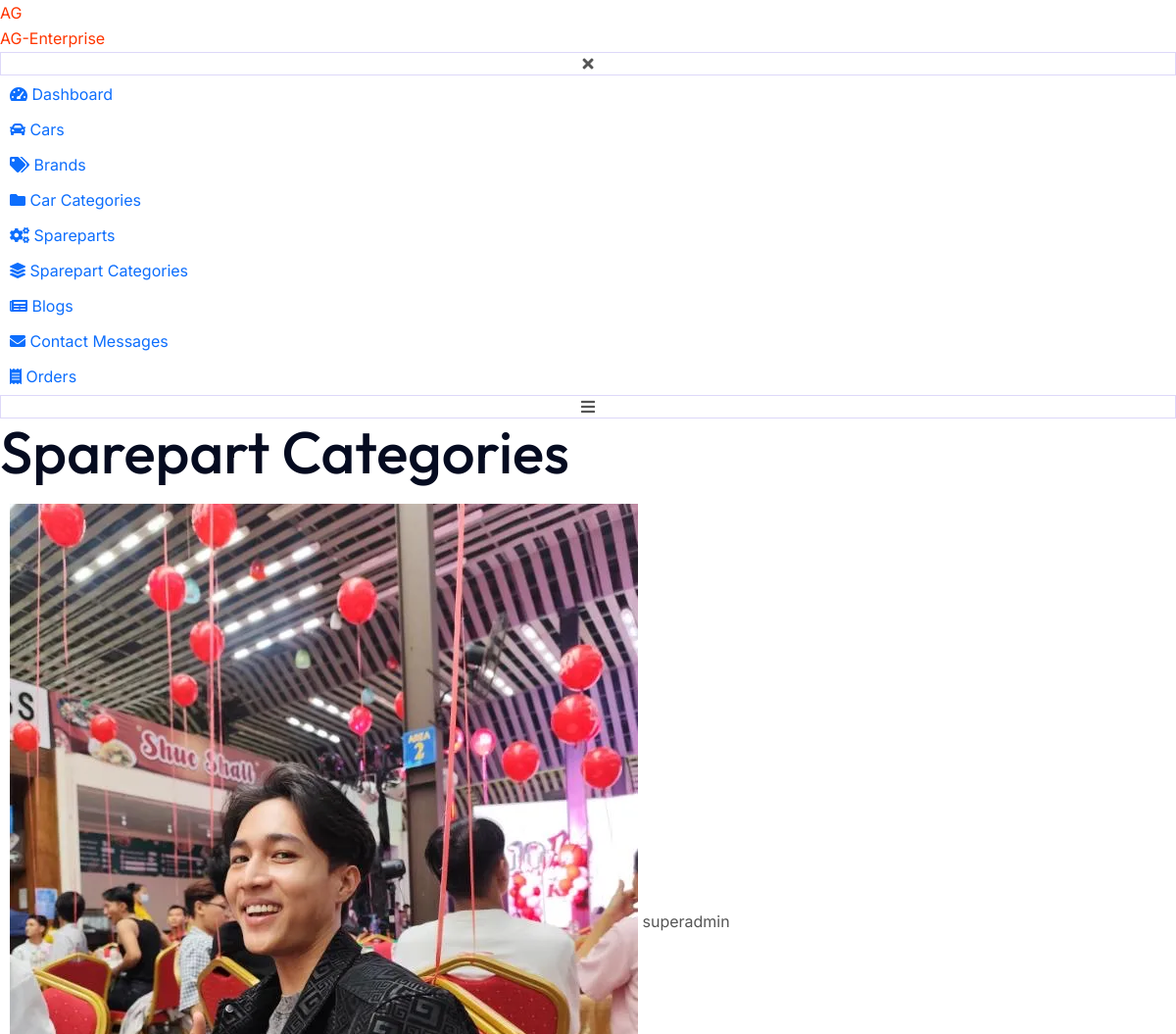
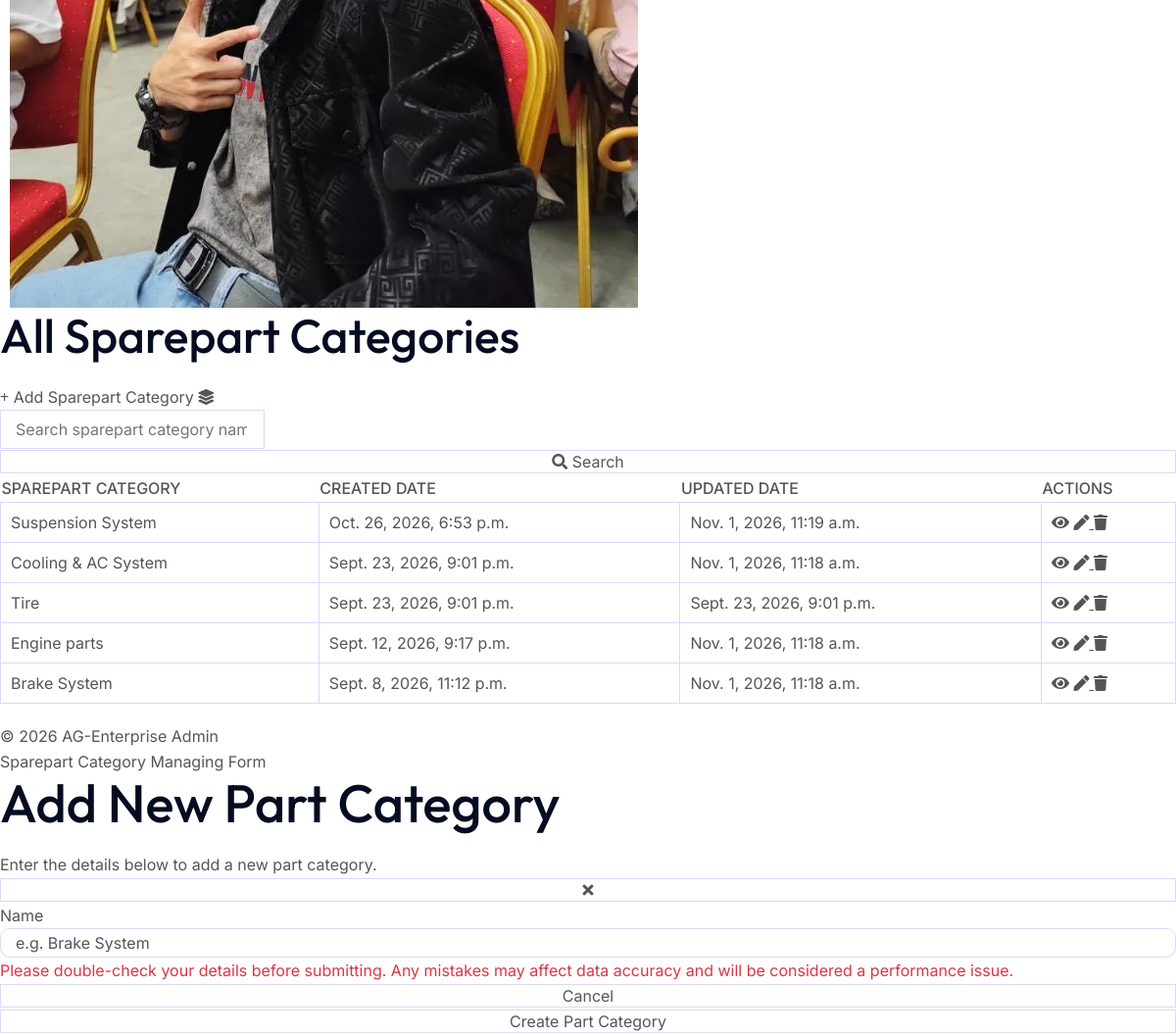
/partcategory_list/ (signed in), run on the app's committed database (2 pictures, top to bottom).
### lore/models.py (models this page shows, shortened)
class UserProfileModel(models.Model):
    user = models.OneToOneField(User, on_delete=models.CASCADE, related_name='profile')
    profile_image = models.ImageField(upload_to='profile/', blank=True, null=True)

class PartCategoryModel(models.Model):
    id = models.UUIDField(primary_key=True, default=uuid.uuid4 , editable=False)
    name = models.CharField(max_length=255)
    created_at = models.DateTimeField(auto_now_add=True)
    updated_at = models.DateTimeField(auto_now=True)

### views/partcategoryview.py (the view)
# urls.py: path('partcategory_list/',partcategory_list,name='partcategory_list'),
@login_required
def partcategory_list(request):
    if not request.user.has_perm('lore.view_partcategorymodel'):
        return render(request, 'errorpage.html', status=403)
    partcategories = PartCategoryModel.objects.all().order_by('-created_at')
    search = request.GET.get('search','').strip()
    if search:
        partcategories = partcategories.filter( name__icontains=search )
    context = {
        'partcategories': partcategories,
        'page_title': 'Sparepart Categories',
    }
    return render(request,'admin/partcategory_list.html',context)

### templates/admin/partcategory_list.html (shortened to what this page needs)
{% extends 'admin/components/base.html' %}
{% load static %}
{% block body %}
<main class="admin-content" id="adminContent">
    <section class="dashboard-card dashboard-card--table">
        <div class="dashboard-card-header">
            <h3 class="dashboard-card-title">All Sparepart Categories</h3>
            {% if perms.lore.add_partcategorymodel %}
            <a href="#" class="quick-action-btn" data-admin-action="create" data-admin-module="partcategory">
                <i class="fa-solid fa-plus" aria-hidden="true"></i>
                Add Sparepart Category
                <i class="fa-solid fa-layer-group" aria-hidden="true"></i>
            </a>
            {% endif %}
        </div>
        <form method="get" action="{% url 'partcategory_list' %}" class="car-filter-search">
            <input type="search" name="search" placeholder="Search sparepart category name..." value="{{ request.GET.search|default:'' }}">
            <button type="submit" class="car-filter-submit">
                <i class="fas fa-search"></i> Search
            </button>
        </form>
        <div class="table-responsive">
            <table class="admin-table">
                <thead>
                    <tr>
                        <th>Sparepart Category</th>
                        <th>Created Date</th>
                        <th>Updated Date</th>
                        <th>Actions</th>
                    </tr>
                </thead>
                <tbody>
                    {% for pcategory in partcategories %}
                    <tr data-partcategory-id="{{ pcategory.id }}">
                        <td data-label="Part Category">{{ pcategory.name }}</td>
                        <td data-label="Created Date">{{ pcategory.created_at }}</td>
                        <td data-label="Updated Date">{{ pcategory.updated_at }}</td>
                        <td data-label="Actions">
                            <div class="table-actions">
                                <a href="#" class="table-action-btn" aria-label="View" data-admin-action="view"
                                    data-admin-module="partcategory"><i class="fa-solid fa-eye"
                                        aria-hidden="true"></i></a>
                                {% if perms.lore.change_partcategorymodel %}
                                <a href="#" class="table-action-btn" aria-label="Edit" data-admin-action="edit"
                                    data-admin-module="partcategory"><i class="fa-solid fa-pen"
                                        aria-hidden="true"></i>
                                </a>
                                {% endif %}
                                {% if perms.lore.delete_partcategorymodel %}
                                <a href="{% url 'partcategory_delete' pcategory.id %}"
                                    class="table-action-btn table-action-btn--danger" data-delete-trigger
                                    data-delete-name="{{ pcategory.name }}" data-delete-id="{{ pcategory.id }}"
                                    aria-label="Delete {{ pcategory.name }}"><i class="fa-solid fa-trash"
                                        aria-hidden="true"></i>
                                </a>
                                {% endif %}
                            </div>
                        </td>
                    </tr>
                    {% empty %}
                    <tr>
                        <td colspan="4">No Sparepartcategory found.</td>
                    </tr>
                    {% endfor %}
                </tbody>
            </table>
        </div>
    </section>
</main>
{% endblock body %}
{% block form %}
<div class="admin-modal" id="partcategoryModal" data-admin-modal data-admin-module="partcategory" aria-hidden="true">
    <section class="admin-modal-dialog" role="dialog" aria-modal="true" aria-labelledby="partcategoryModalTitle">
        <div class="admin-modal-header">
            <div><span class="admin-modal-kicker">Sparepart Category Managing Form</span>
                <h2 class="admin-modal-title" id="partcategoryModalTitle" data-modal-title>Add New Part Category
                </h2>
                <p class="admin-modal-subtitle" data-modal-subtitle>Enter the details below to add a new part
                    category.</p>
            </div>
            <button type="button" class="admin-modal-close" data-modal-close aria-label="Close part category form"><i
                    class="fa-solid fa-xmark" aria-hidden="true"></i></button>
        </div>
        <form method="post" action="{% url 'partcategory_create' %}" data-create-url="{% url 'partcategory_create' %}"
            data-update-base-url="{% url 'partcategory_update' '00000000-0000-0000-0000-000000000000' %}"
            enctype="multipart/form-data" id="partcategoryForm" class="admin-modal-form" data-modal-form novalidate>
            <div class="admin-modal-body">
                <div class="admin-form-grid">
                    <div class="admin-field">
                        <label>Name</label>
                        <input type="text" id="partcategoryName" name="name" required placeholder="e.g. Brake System">
                    </div>
                </div>
            </div>
            <div class="admin-modal-footer"><span class="admin-modal-disclaimer text-danger">Please double-check your details before
                    submitting. Any mistakes may affect data accuracy and will be considered a performance issue.</span>
                <div class="admin-modal-actions"><button type="button" class="ag-btn ag-btn-secondary"
                        data-modal-close>Cancel</button><button type="submit" class="ag-btn ag-btn-primary"
                        data-submit-button>Create Part Category</button></div>
            </div>
        </form>
    </section>
</div>
{% endblock form %}

### templates/admin/components/navbar.html
{% load static %}
<header class="admin-navbar" id="adminNavbar">
    <div class="navbar-left">
        <button type="button" class="navbar-toggle" id="sidebarToggle" aria-label="Toggle sidebar navigation"
            aria-expanded="true" aria-controls="adminSidebar">
            <i class="fa-solid fa-bars" aria-hidden="true"></i>
        </button>
        <h1 class="navbar-page-title">{{ page_title }}</h1>
    </div>
    <div class="navbar-right">
        <div class="navbar-profile">
            <a href="{% url 'admin_pf' %}" class="quick-action-btn border-0 p-3 m-0">
                {% if user.profile.profile_image %}
                    <img class="navbar-profile-photo" src="{{ user.profile.profile_image.url }}" alt="{{ user.username }}">
                {% else %}
                    <span class="navbar-profile-default">
                        <i class="fa-solid fa-user"></i>
                    </span>
                {% endif %}
                <span class="profile-name">{{ user.username }}</span>
            </a>
        </div>
    </div>
</header>

### data on the page
PartCategoryModel: name "Suspension System", created_at "Oct. 26, 2026, 6:53 p.m.", updated_at "Nov. 1, 2026, 11:19 a.m."
PartCategoryModel: name "Cooling & AC System", created_at "Sept. 23, 2026, 9:01 p.m.", updated_at "Nov. 1, 2026, 11:18 a.m."
PartCategoryModel: name "Tire", created_at "Sept. 23, 2026, 9:01 p.m.", updated_at "Sept. 23, 2026, 9:01 p.m."
PartCategoryModel: name "Engine parts", created_at "Sept. 12, 2026, 9:17 p.m.", updated_at "Nov. 1, 2026, 11:18 a.m."
PartCategoryModel: name "Brake System", created_at "Sept. 8, 2026, 11:12 p.m.", updated_at "Nov. 1, 2026, 11:18 a.m."

### other printed values
{{ page_title }} "Sparepart Categories"
{{ user.username }} "superadmin"
